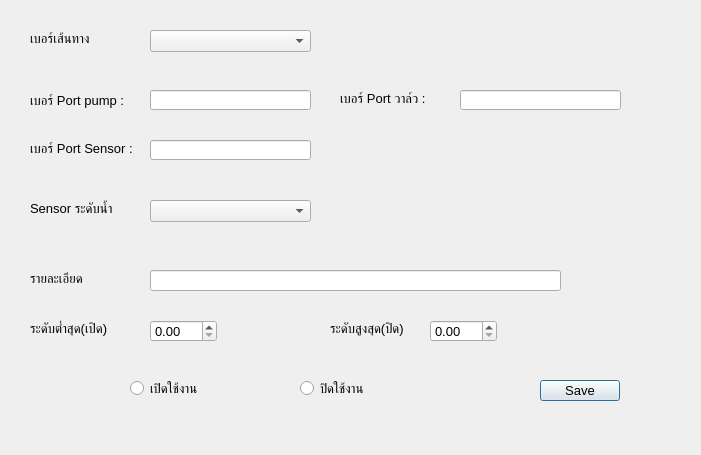
<?xml version="1.0" encoding="UTF-8"?>
<ui version="4.0">
 <class>frmroute</class>
 <widget class="QDialog" name="frmroute">
  <property name="geometry">
   <rect>
    <x>0</x>
    <y>0</y>
    <width>701</width>
    <height>455</height>
   </rect>
  </property>
  <property name="windowTitle">
   <string>Dialog</string>
  </property>
  <widget class="QLineEdit" name="txtAddress">
   <property name="geometry">
    <rect>
     <x>150</x>
     <y>90</y>
     <width>161</width>
     <height>20</height>
    </rect>
   </property>
   <property name="font">
    <font>
     <pointsize>10</pointsize>
    </font>
   </property>
  </widget>
  <widget class="QComboBox" name="cboSensor">
   <property name="geometry">
    <rect>
     <x>150</x>
     <y>200</y>
     <width>161</width>
     <height>22</height>
    </rect>
   </property>
   <property name="font">
    <font>
     <pointsize>10</pointsize>
    </font>
   </property>
  </widget>
  <widget class="QRadioButton" name="radioButton">
   <property name="geometry">
    <rect>
     <x>130</x>
     <y>380</y>
     <width>82</width>
     <height>17</height>
    </rect>
   </property>
   <property name="font">
    <font>
     <pointsize>10</pointsize>
    </font>
   </property>
   <property name="text">
    <string>เปิดใช้งาน</string>
   </property>
  </widget>
  <widget class="QRadioButton" name="radioButton_2">
   <property name="geometry">
    <rect>
     <x>300</x>
     <y>380</y>
     <width>82</width>
     <height>17</height>
    </rect>
   </property>
   <property name="font">
    <font>
     <pointsize>10</pointsize>
    </font>
   </property>
   <property name="text">
    <string>ปิดใช้งาน</string>
   </property>
  </widget>
  <widget class="QLabel" name="label_5">
   <property name="geometry">
    <rect>
     <x>30</x>
     <y>270</y>
     <width>71</width>
     <height>16</height>
    </rect>
   </property>
   <property name="font">
    <font>
     <pointsize>10</pointsize>
    </font>
   </property>
   <property name="text">
    <string>รายละเอียด</string>
   </property>
  </widget>
  <widget class="QLineEdit" name="lineEdit">
   <property name="geometry">
    <rect>
     <x>150</x>
     <y>270</y>
     <width>411</width>
     <height>21</height>
    </rect>
   </property>
   <property name="font">
    <font>
     <pointsize>10</pointsize>
    </font>
   </property>
  </widget>
  <widget class="QLabel" name="label_6">
   <property name="geometry">
    <rect>
     <x>30</x>
     <y>320</y>
     <width>101</width>
     <height>16</height>
    </rect>
   </property>
   <property name="font">
    <font>
     <pointsize>10</pointsize>
    </font>
   </property>
   <property name="text">
    <string>ระดับต่ำสุด(เปิด)</string>
   </property>
  </widget>
  <widget class="QLabel" name="label_7">
   <property name="geometry">
    <rect>
     <x>330</x>
     <y>320</y>
     <width>91</width>
     <height>16</height>
    </rect>
   </property>
   <property name="font">
    <font>
     <pointsize>10</pointsize>
    </font>
   </property>
   <property name="text">
    <string>ระดับสูงสุด(ปิด)</string>
   </property>
  </widget>
  <widget class="QDoubleSpinBox" name="doubleSpinBox_2">
   <property name="geometry">
    <rect>
     <x>430</x>
     <y>320</y>
     <width>67</width>
     <height>22</height>
    </rect>
   </property>
   <property name="font">
    <font>
     <pointsize>10</pointsize>
    </font>
   </property>
  </widget>
  <widget class="QDoubleSpinBox" name="doubleSpinBox">
   <property name="geometry">
    <rect>
     <x>150</x>
     <y>320</y>
     <width>67</width>
     <height>22</height>
    </rect>
   </property>
   <property name="font">
    <font>
     <pointsize>10</pointsize>
    </font>
   </property>
  </widget>
  <widget class="QLabel" name="label_9">
   <property name="geometry">
    <rect>
     <x>30</x>
     <y>90</y>
     <width>101</width>
     <height>20</height>
    </rect>
   </property>
   <property name="font">
    <font>
     <pointsize>10</pointsize>
    </font>
   </property>
   <property name="text">
    <string>เบอร์ Port pump :</string>
   </property>
  </widget>
  <widget class="QLineEdit" name="txtAddress_3">
   <property name="geometry">
    <rect>
     <x>150</x>
     <y>140</y>
     <width>161</width>
     <height>20</height>
    </rect>
   </property>
   <property name="font">
    <font>
     <pointsize>10</pointsize>
    </font>
   </property>
  </widget>
  <widget class="QLabel" name="label_10">
   <property name="geometry">
    <rect>
     <x>30</x>
     <y>140</y>
     <width>111</width>
     <height>16</height>
    </rect>
   </property>
   <property name="font">
    <font>
     <pointsize>10</pointsize>
    </font>
   </property>
   <property name="text">
    <string>เบอร์ Port Sensor :</string>
   </property>
  </widget>
  <widget class="QLabel" name="label">
   <property name="geometry">
    <rect>
     <x>30</x>
     <y>200</y>
     <width>111</width>
     <height>16</height>
    </rect>
   </property>
   <property name="font">
    <font>
     <pointsize>10</pointsize>
    </font>
   </property>
   <property name="text">
    <string>Sensor ระดับน้ำ</string>
   </property>
  </widget>
  <widget class="QLineEdit" name="txtAddress_4">
   <property name="geometry">
    <rect>
     <x>460</x>
     <y>90</y>
     <width>161</width>
     <height>20</height>
    </rect>
   </property>
   <property name="font">
    <font>
     <pointsize>10</pointsize>
    </font>
   </property>
  </widget>
  <widget class="QLabel" name="label_11">
   <property name="geometry">
    <rect>
     <x>340</x>
     <y>90</y>
     <width>111</width>
     <height>16</height>
    </rect>
   </property>
   <property name="font">
    <font>
     <pointsize>10</pointsize>
    </font>
   </property>
   <property name="text">
    <string>เบอร์ Port วาล์ว :</string>
   </property>
  </widget>
  <widget class="QPushButton" name="pushButton">
   <property name="geometry">
    <rect>
     <x>540</x>
     <y>380</y>
     <width>80</width>
     <height>21</height>
    </rect>
   </property>
   <property name="font">
    <font>
     <pointsize>10</pointsize>
    </font>
   </property>
   <property name="text">
    <string>Save</string>
   </property>
  </widget>
  <widget class="QLabel" name="label_2">
   <property name="geometry">
    <rect>
     <x>30</x>
     <y>30</y>
     <width>111</width>
     <height>16</height>
    </rect>
   </property>
   <property name="font">
    <font>
     <pointsize>10</pointsize>
    </font>
   </property>
   <property name="text">
    <string>เบอร์เส้นทาง</string>
   </property>
  </widget>
  <widget class="QComboBox" name="cboRoute">
   <property name="geometry">
    <rect>
     <x>150</x>
     <y>30</y>
     <width>161</width>
     <height>22</height>
    </rect>
   </property>
   <property name="font">
    <font>
     <pointsize>10</pointsize>
    </font>
   </property>
  </widget>
 </widget>
 <resources/>
 <connections/>
</ui>
